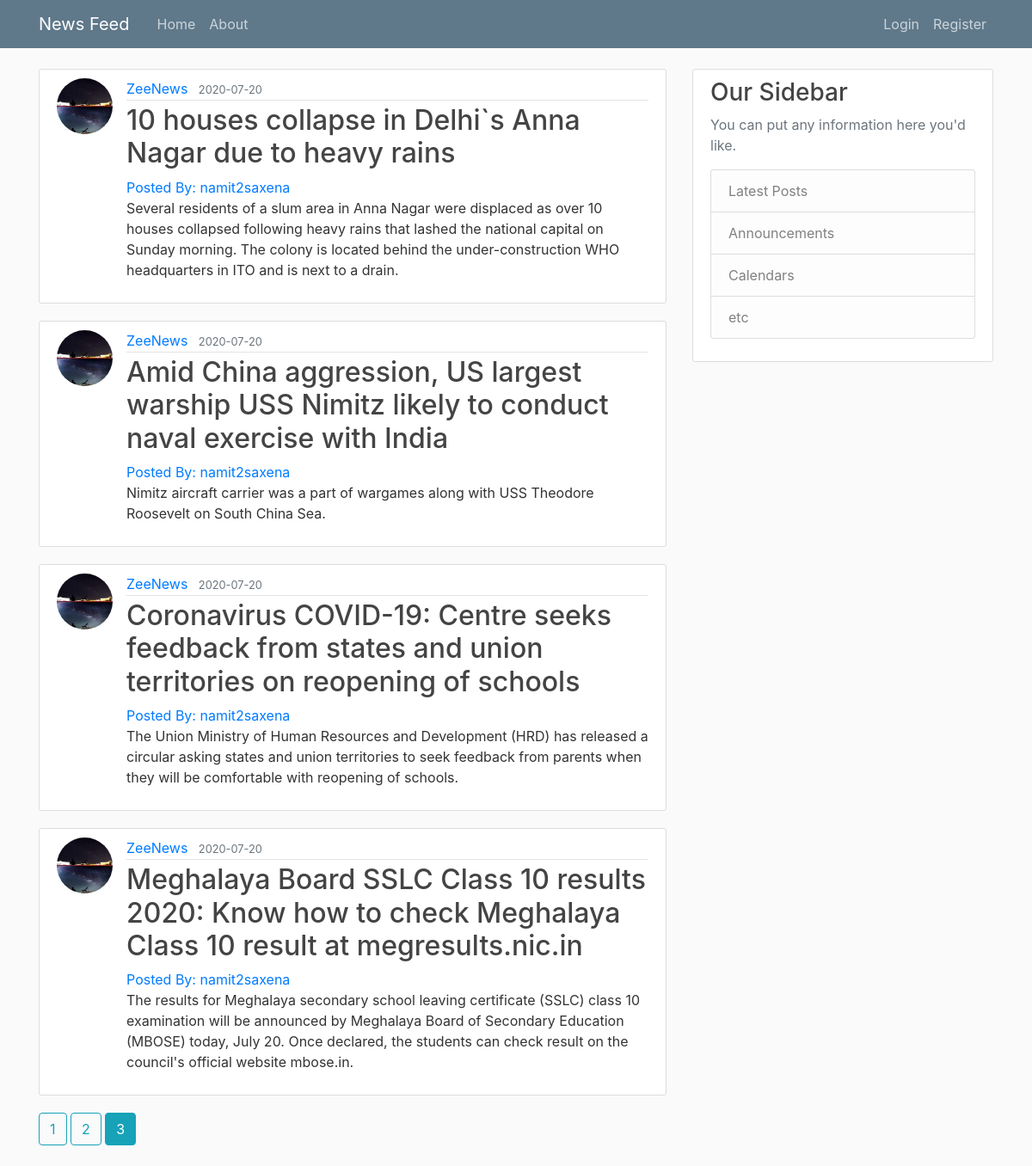
Screenshot of /home?page=3 with the database file from the repository.
### NewsFeed/models.py (models this page shows, shortened)
class Post(db.Model):
    id = db.Column(db.Integer, primary_key=True)
    title = db.Column(db.String(100), nullable=False)
    date_posted = db.Column(db.DateTime, nullable = False, default = datetime.utcnow)
    content = db.Column(db.Text, nullable=False)
    link = db.Column(db.String(200), nullable = False)
    website = db.Column(db.String(40), nullable = False)
    user_id = db.Column(db.Integer, db.ForeignKey('user.id'), nullable=False)

class User(db.Model, UserMixin):
     id = db.Column(db.Integer, primary_key=True)
     username = db.Column(db.String(20), unique=True, nullable=False)
     email = db.Column(db.String(120), unique=True, nullable=False)
     image_file = db.Column(db.String(20), nullable=False, default = 'default.jpeg')
     password = db.Column(db.String(60), nullable=False)
     posts = db.relationship('Post', backref='author', lazy=True)

### NewsFeed/main/routes.py (the view)
@main.route('/')
@main.route('/home')
def home():
    page = request.args.get('page', 1, type=int)
    posts = Post.query.order_by(Post.date_posted.desc()).paginate(page=page, per_page=5)
    return render_template('home.html', posts=posts)

### NewsFeed/templates/home.html
{% extends "layout.html" %}
{% block content %}
    {% for post in posts.items %}
        <article class="media content-section">
        <img class="rounded-circle article-img" src="{{ url_for('static', filename='profile_pics/'+post.author.image_file) }}">
          <div class="media-body">
            <div class="article-metadata">
              <a class="mr-2" href="#">{{ post.website }}</a>
              <small class="text-muted">{{ post.date_posted.strftime('%Y-%m-%d') }}</small>
            </div>
            <h2><a class="article-title" href="{{ url_for('posts.post', post_id = post.id) }}">{{ post.title }}</a></h2>
            <a class="mr-2" href="{{ url_for('users.user_posts', username=post.author.username) }}">Posted By: {{ post.author.username }}</a>
            <p class="article-content">{{ post.content }}</p>
          </div>
        </article>
    {% endfor %}
    {% for page_num in posts.iter_pages(left_edge=1, right_edge=1, left_current=1, right_current=2) %}
        {% if page_num %}
            {% if posts.page == page_num %}
                <a class="btn btn-info mb-4" href="{{ url_for('main.home', page=page_num) }}">{{ page_num }}</a>
            {% else %}
                <a class="btn btn-outline-info mb-4" href="{{ url_for('main.home', page=page_num) }}">{{ page_num }}</a>
            {% endif %}
        {% else %}
            ...
        {% endif %}
    {% endfor %}
{% endblock content %}

### NewsFeed/static/main.css (style rules this page uses)
body { background: #fafafa; color: #333333; margin-top: 5rem; }
h1, h2, h3, h4, h5, h6 { color: #444444; }
.content-section { background: #ffffff; padding: 10px 20px; border: 1px solid #dddddd; border-radius: 3px; margin-bottom: 20px; }
.article-title { color: #444444; }
.article-content { white-space: pre-line; }
.article-img { height: 65px; width: 65px; margin-right: 16px; }
.article-metadata { padding-bottom: 1px; margin-bottom: 4px; border-bottom: 1px solid #e3e3e3 }

### rows the page displays
Post: image_file (picture), website "ZeeNews", date_posted "2020-07-20", title "10 houses collapse in Delhi`s Anna Nagar due to heavy rains", author.username "namit2saxena", content "Several residents of a slum area in Anna Nagar were displaced as over 10 houses collapsed following heavy rains that lashed the national capital on Sunday morning. The colony is located behind the under-construction WHO headquarters in ITO and is next to a drain."
Post: image_file (picture), website "ZeeNews", date_posted "2020-07-20", title "Amid China aggression, US largest warship USS Nimitz likely to conduct naval exercise with India", author.username "namit2saxena", content "Nimitz aircraft carrier was a part of wargames along with USS Theodore Roosevelt on South China Sea."
Post: image_file (picture), website "ZeeNews", date_posted "2020-07-20", title "Coronavirus COVID-19: Centre seeks feedback from states and union territories on reopening of schools", author.username "namit2saxena", content "The Union Ministry of Human Resources and Development (HRD) has released a circular asking states and union territories to seek feedback from parents when they will be comfortable with reopening of schools."
Post: image_file (picture), website "ZeeNews", date_posted "2020-07-20", title "Meghalaya Board SSLC Class 10 results 2020: Know how to check Meghalaya Class 10 result at megresults.nic.in", author.username "namit2saxena", content "The results for Meghalaya secondary school leaving certificate (SSLC) class 10 examination will be announced by Meghalaya Board of Secondary Education (MBOSE) today, July 20. Once declared, the students can check result on the council's official website mbose.in."

### other values shown
{{ page_num }} "1" "2"
{{ page_num }} "3"
